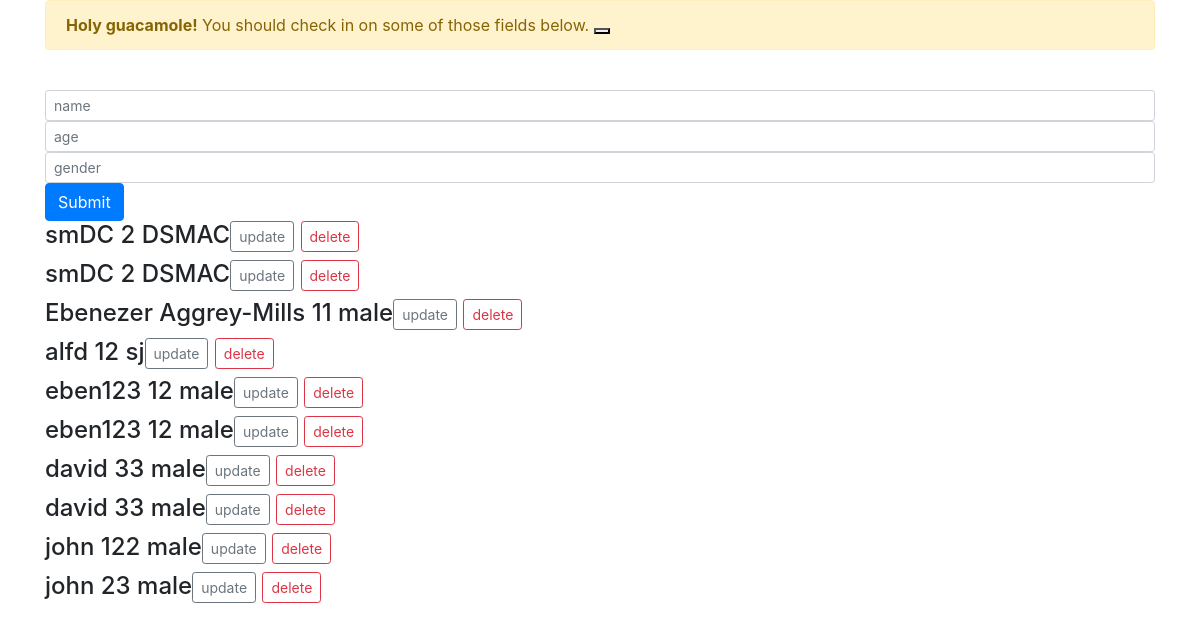
The page / on the database its author committed.
### app.py (models this page shows, shortened)
class Person(db.Model):
    id= db.Column(db.Integer, primary_key=True)
    name= db.Column(db.String(200), nullable=True, unique=True)
    gender= db.Column(db.String(10), nullable=True)
    age = db.Column(db.Integer(),nullable = True)
    primary_phone_number= db.Column(db.Integer(),nullable = True)
    secondary_phone_number= db.Column(db.Integer(),nullable = True)
    next_of_kin= db.Column(db.String(),nullable = True)
    marital_status= db.Column(db.String(),nullable = True)
    class_designaiton= db.Column(db.String(),nullable = True)
    home_address= db.Column(db.String(),nullable = True)
    current_place_of_work= db.Column(db.String(),nullable = True)
    health_status= db.Column(db.String(),nullable = True)
    nationality= db.Column(db.String(100),nullable = True)
    picture= db.Column(db.String(),nullable = True)
    brithdate= db.Column(db.String(),nullable = True)
    guardian= db.Column(db.String(),nullable = True)
    status_doa= db.Column(db.String(),nullable = True)
    extra_curriculum_activities= db.Column(db.String(),nullable = True)

### app.py (the view, shortened to what this page needs)
@app.route('/',methods=['GET','POST'])
def index():
    persons=Person.query.all()
    flash('welcome jon!' "success")
    return render_template("index.html",persons=persons)

### app.py (called while the page is built)
@app.before_request
def before_request():
    g.user = None
    if 'user_id' in session:
        user = [x for x in users if x.id == session['user_id']][0]
        g.user = user

### templates/index.html (shortened to what this page needs)
<!doctype html>
<html lang="en">
  <head>
    <link rel="stylesheet" href="https://cdn.jsdelivr.net/npm/bootstrap-icons@1.9.1/font/bootstrap-icons.css">
    <link rel="stylesheet" href="https://stackpath.bootstrapcdn.com/bootstrap/4.3.1/css/bootstrap.min.css">
  </head>
  <body>
    <div class="container">
    {% with messages = get_flashed_messages()%}
    {%if messages%}
    {%for message in messages%}
    <div class="alert alert-warning alert-dismissible fade show" role="alert">
      <strong>Holy guacamole!</strong> You should check in on some of those fields below.
      <button type="button" class="btn-close" data-bs-dismiss="alert" aria-label="Close"></button>
    </div>
    {%endfor%}
    {%endif%}
    {% endwith %}
    <form method='POST' action=''>
    <div class="form-group">
      <input type="text"
          class="form-control form-control-sm" name="name" id="" aria-describedby="helpId" placeholder="name">
          <input type="number"
          class="form-control form-control-sm" name="age" id="" aria-describedby="helpId" placeholder="age">
          <input type="text"
          class="form-control form-control-sm" name="gender" id="" aria-describedby="helpId" placeholder="gender">
    <button type="submit" class="btn btn-primary">Submit</button>
{%for newentry in persons%}
<h4>{{newentry.name}} {{newentry.age}} {{newentry.gender}}<a href="/update/{{newentry.id}}" class="btn btn-outline-secondary btn-sm">update</a>
   <a href="/delete/{{newentry.id}}" class="btn btn-outline-danger btn-sm">delete</a></h4>
{%endfor%}
</div>
  </body>
</html>

### rows shown on the page
Person: name "smDC", age "2", gender "DSMAC"
Person: name "smDC", age "2", gender "DSMAC"
Person: name "Ebenezer Aggrey-Mills", age "11", gender "male"
Person: name "alfd", age "12", gender "sj"
Person: name "eben123", age "12", gender "male"
Person: name "eben123", age "12", gender "male"
Person: name "david", age "33", gender "male"
Person: name "david", age "33", gender "male"
Person: name "john", age "122", gender "male"
Person: name "john", age "23", gender "male"
